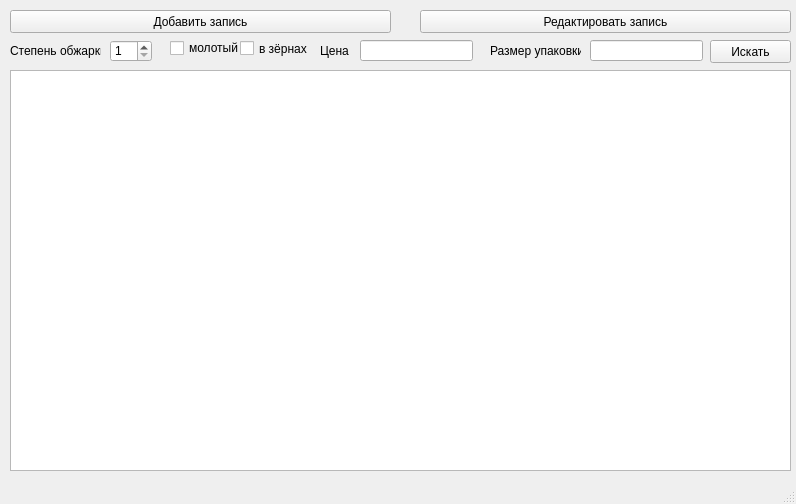
<?xml version="1.0" encoding="UTF-8"?>
<ui version="4.0">
 <class>MainWindow</class>
 <widget class="QMainWindow" name="MainWindow">
  <property name="geometry">
   <rect>
    <x>0</x>
    <y>0</y>
    <width>796</width>
    <height>504</height>
   </rect>
  </property>
  <property name="windowTitle">
   <string>MainWindow</string>
  </property>
  <widget class="QWidget" name="centralwidget">
   <widget class="QTableWidget" name="tableWidget">
    <property name="geometry">
     <rect>
      <x>10</x>
      <y>70</y>
      <width>781</width>
      <height>401</height>
     </rect>
    </property>
   </widget>
   <widget class="QLabel" name="degree_label">
    <property name="geometry">
     <rect>
      <x>10</x>
      <y>40</y>
      <width>91</width>
      <height>21</height>
     </rect>
    </property>
    <property name="text">
     <string>Степень обжарки</string>
    </property>
   </widget>
   <widget class="QSpinBox" name="degree">
    <property name="geometry">
     <rect>
      <x>110</x>
      <y>40</y>
      <width>42</width>
      <height>22</height>
     </rect>
    </property>
    <property name="minimum">
     <number>1</number>
    </property>
    <property name="maximum">
     <number>5</number>
    </property>
   </widget>
   <widget class="QCheckBox" name="ground">
    <property name="geometry">
     <rect>
      <x>170</x>
      <y>40</y>
      <width>81</width>
      <height>16</height>
     </rect>
    </property>
    <property name="text">
     <string>молотый</string>
    </property>
   </widget>
   <widget class="QCheckBox" name="grained">
    <property name="geometry">
     <rect>
      <x>240</x>
      <y>40</y>
      <width>82</width>
      <height>17</height>
     </rect>
    </property>
    <property name="text">
     <string>в зёрнах</string>
    </property>
   </widget>
   <widget class="QLabel" name="price_label">
    <property name="geometry">
     <rect>
      <x>320</x>
      <y>43</y>
      <width>47</width>
      <height>16</height>
     </rect>
    </property>
    <property name="text">
     <string>Цена</string>
    </property>
   </widget>
   <widget class="QLineEdit" name="price">
    <property name="geometry">
     <rect>
      <x>360</x>
      <y>40</y>
      <width>113</width>
      <height>21</height>
     </rect>
    </property>
   </widget>
   <widget class="QLineEdit" name="package_size">
    <property name="geometry">
     <rect>
      <x>590</x>
      <y>40</y>
      <width>113</width>
      <height>21</height>
     </rect>
    </property>
   </widget>
   <widget class="QLabel" name="size_label">
    <property name="geometry">
     <rect>
      <x>490</x>
      <y>43</y>
      <width>91</width>
      <height>16</height>
     </rect>
    </property>
    <property name="text">
     <string>Размер упаковки</string>
    </property>
   </widget>
   <widget class="QPushButton" name="pushButton">
    <property name="geometry">
     <rect>
      <x>710</x>
      <y>40</y>
      <width>81</width>
      <height>23</height>
     </rect>
    </property>
    <property name="text">
     <string>Искать</string>
    </property>
   </widget>
   <widget class="QPushButton" name="addButton">
    <property name="geometry">
     <rect>
      <x>10</x>
      <y>10</y>
      <width>381</width>
      <height>23</height>
     </rect>
    </property>
    <property name="text">
     <string>Добавить запись</string>
    </property>
   </widget>
   <widget class="QPushButton" name="editButton">
    <property name="geometry">
     <rect>
      <x>420</x>
      <y>10</y>
      <width>371</width>
      <height>23</height>
     </rect>
    </property>
    <property name="text">
     <string>Редактировать запись</string>
    </property>
   </widget>
  </widget>
  <widget class="QStatusBar" name="statusbar"/>
 </widget>
 <resources/>
 <connections/>
</ui>
